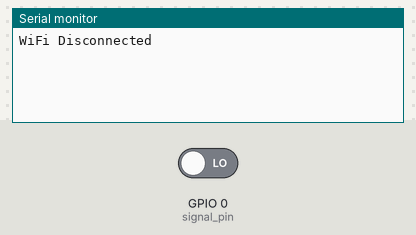
Recording of a sketch running on a simulated ESP8266 (NodeMCU). Shown: the last lines printed to the serial monitor. The inputs (shaded band) are chosen by the test bench; at power-on: GPIO 0 (signal_pin) LOW. WiFi joins after 1.5 s; servers stay silent unless stated; uploads are accepted with an empty reply.

Above: at 1.7 s.
1.8 s: GPIO 0 (signal_pin) driven HIGH
At 2.4 s:
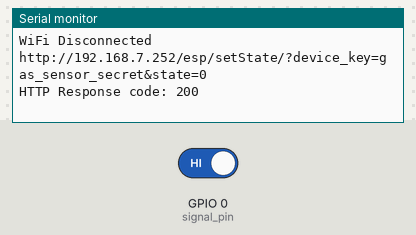
3.5 s: GPIO 0 (signal_pin) driven LOW
At 5.16 s:
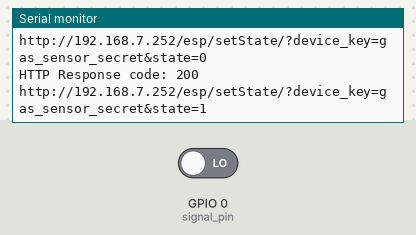

The sketch:

gas_sensor_Gapy.ino
```cpp
#include <ESP8266WiFi.h>
#include <WiFiClient.h>
#include <ESP8266WebServer.h>
#include <ESP8266HTTPClient.h>

IPAddress staticIP(192, 168, 7, 141);
IPAddress gateway(192, 168, 7, 1);
IPAddress subnet(255, 255, 255, 0);
IPAddress dns(8, 8, 8, 8);

const char* ssid = "Smart_Gorjaw";
const char* password = "gorjaw@!85";
const char* deviceName = "Gerkon gapy";
String serverUrl = "192.168.7.252";
String payload;
String message;
String device_key = "gas_sensor_secret";
int signal_pin = 0;
int reset_pin = 2;
int current_signal_state = 0;
int last_signal_state = 0;
long off_time;
int gas_none_time = 1500;

ESP8266WebServer server(80);

void handleStatus() {
  server.send(200, "text/html", String(current_signal_state));
}

void handleReset() {
  call_reset();
  server.send(200, "text/html", "OK");
}

void handlePong() {
  server.send(200, "text/html", device_key);
}


void setup(void){
  pinMode(signal_pin, INPUT);
  pinMode(reset_pin, OUTPUT);
  digitalWrite(reset_pin, 0);

  Serial.begin(115200);
  WiFi.begin(ssid, password);
  WiFi.disconnect();
  WiFi.hostname(deviceName);
  WiFi.config(staticIP, subnet, gateway, dns);
  WiFi.begin(ssid, password);

  WiFi.mode(WIFI_STA);
  delay(500);

  server.on("/status", handleStatus);
  server.on("/control/1", handleReset);
  server.on("/ping/", handlePong);
  server.begin();
}

void loop(void){
  server.handleClient();
  int signal_state = digitalRead(signal_pin);
  check_signal_state(signal_state);
}


void check_signal_state(int signal_state){
  if (signal_state == 1){
    current_signal_state = 0;
    off_time = millis();
    message = "Gas exists";
    if (last_signal_state != current_signal_state){
      signalStateChange(current_signal_state);
    }
    last_signal_state = current_signal_state;

  }
  else {
    if (off_time + gas_none_time < millis()){
      current_signal_state = 1;
      message = "No gas detected";
      if (last_signal_state != current_signal_state){
        signalStateChange(current_signal_state);
      }
      last_signal_state = current_signal_state;
    }
  }
}

void call_reset(){
  digitalWrite(reset_pin, 1);
  delay(100);
  digitalWrite(reset_pin, 0);
}


void signalStateChange(int state) {
  String argument_data = "?device_key="+device_key+"&state="+String(state);
  sendRequest("http://"+serverUrl+"/esp/setState/",argument_data);
}

void sendRequest(String path, String sendingData){
  if(WiFi.status()== WL_CONNECTED){
    String serverPath = path+sendingData;
    Serial.println(serverPath);
    payload = httpGETRequest(serverPath.c_str());
    Serial.println(payload);
  }
  else {
    Serial.println("WiFi Disconnected");
  }
}

String httpGETRequest(const char* serverName) {
  HTTPClient http;
  http.begin(serverName);
  int httpResponseCode = http.GET();
  String payload = "{}";
  if (httpResponseCode>0) {
    Serial.print("HTTP Response code: ");
    Serial.println(httpResponseCode);
    payload = http.getString();
  }
  else {
    Serial.print("Error code: ");
    Serial.println(httpResponseCode);
  }
  http.end();
  return payload;
}
```

Measured:
- after the input at 1.8 s, the serial monitor: prints a new line at once (image 1)
- after the input at 3.5 s, the serial monitor: prints a new line after 1.5 s (image 2)
